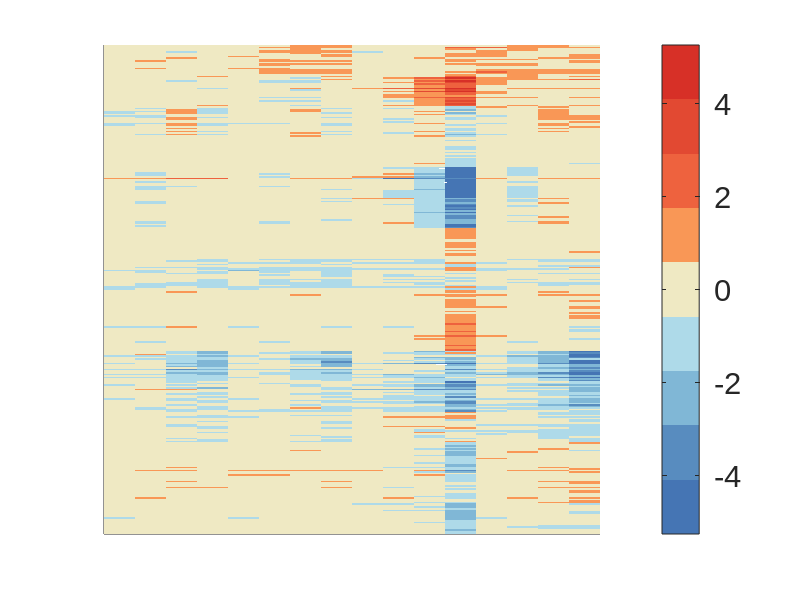
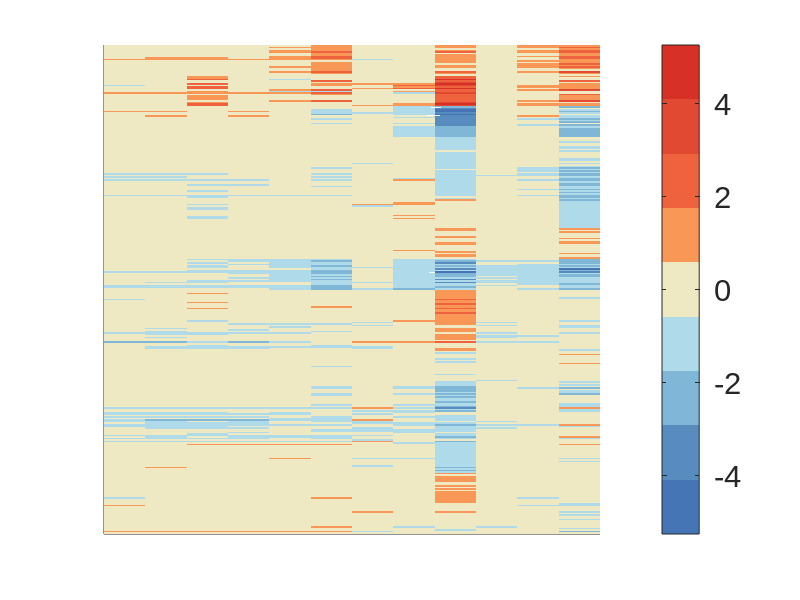

The MATLAB source for these figures, in order:
set(0,'DefaultFigureVisible','on');
set(0,'defaultfigurecolor',[1 1 1])

%Load datasets
load('differentialExpressionData/erl_de.mat')
load('differentialExpressionData/lap_de.mat')
load('differentialExpressionData/sun_de.mat')
load('differentialExpressionData/sor_de.mat')
load('differentialExpressionData/ensembleids_de.mat')

%Load gene indices for each cluster
load('timeClustersIndex.mat')   
load('doseClustersIndex.mat')

%Add indices from clusters with no goseq results 
load('index_dose_8.mat')
load('index_dose_11.mat')
load('index_time_15.mat')
dose_index = [doseClustersIndex(1:140);index_dose_8;doseClustersIndex(141:180);index_dose_11;doseClustersIndex(181:end)];
time_index = [timeClustersIndex(1:260);index_time_15;timeClustersIndex(261:end)];

time_columns = [2:5];
dose_columns = [1,3,6];
time_group = [erl_de(:,time_columns) ,lap_de(:,time_columns),sor_de(:,time_columns),sun_de(:,time_columns)];
dose_group = [erl_de(:,dose_columns) ,lap_de(:,dose_columns),sor_de(:,dose_columns),sun_de(:,dose_columns)];

X_time = time_group;
X_dose = dose_group;

timeData = X_time(time_index,:)';
doseData = X_dose(dose_index,:)';



%reorder incorrectly ordered clusters
newtimeorder = [8,5,14,12,16,10,11,2];
for i = 1:length(newtimeorder)
    newtimeorder_geneindex(i) = (newtimeorder(i)-1)*20+1;
end

j = 1;
k=1;

for gene = 1:length(newtimeorder_geneindex)
    for i = 1:20:size(timeData,2)
        if i==newtimeorder_geneindex(gene)
            agg_time_new(:,j:j+19) = timeData(:,i:i+19);
            j = j+20;
        end
    end
end

for i = 1:20:size(timeData,2)
    if ~any(i==newtimeorder_geneindex)
        agg_time_rest(:,k:k+19) = timeData(:,i:i+19);
        k = k+20;
    end
end
    
timeData = 0;
timeData = [agg_time_new agg_time_rest];



newdoseorder = [2,3,16,15,6,1,7,4];
for i = 1:length(newdoseorder)
    newdoseorder_geneindex(i) = (newdoseorder(i)-1)*20+1;
end

j = 1;
k=1;
for gene = 1:length(newdoseorder_geneindex)
    for i = 1:20:size(doseData,2)
        if i==newdoseorder_geneindex(gene)
            agg_dose_new(:,j:j+19) = doseData(:,i:i+19);
            j = j+20;
        end
    end
end

for i = 1:20:size(doseData,2)
    if ~any(i==newdoseorder_geneindex)
        agg_dose_rest(:,k:k+19) = doseData(:,i:i+19);
        k = k+20;
    end
end

doseData = 0;
doseData = [agg_dose_new agg_dose_rest];


doseData = fliplr(doseData);
timeData = fliplr(timeData);


%Slight tweak, copied from final cross plot code
newmap = [69,117,180;88,140,191;128,183,214;174,218,233;239, 233, 195;249,151,86;238,98,62;226,73,50;215,48,39];
newmap = newmap./255;
  
%Plot time clusters    
figure('Units','centimeters', 'Position', [100, 100, 26.325, 33.031]);
timeData(end+1,:) = 0; %Get around weird bug of cutting off last row/col
timeData(:,end+1) = 0;
h=surf(timeData');
set(h,'edgecolor','none')
colormap(newmap)
view(2)
caxis([-5.265 5.265]);
h=colorbar;
set(h,'fontsize',22,'Fontname','Arial');
set(gca,'XLim',[1 17],'XTickLabel','','YLim',[1 size(timeData,2)],'YTickLabel','');
set(gca,'Fontsize',26,'Fontname','Arial')
% filename = 'time_clusters.svg';
% print(filename, '-Painters', '-dsvg','-r600')

%Plot Dose clusters
figure('Units','centimeters', 'Position', [100, 100, 26.325, 23.031]);
doseData(end+1,:) = 0; %Get around weird bug of cutting off last col
doseData(:,end+1) = 0;
h=surf(doseData');
set(h,'edgecolor','none')
colormap(newmap)
view(2)
caxis([-5.265 5.265]);
h=colorbar;
set(h,'fontsize',22,'Fontname','Arial');
set(gca,'Fontsize',26,'Fontname','Arial')
set(gca,'XLim',[1 13],'XTickLabel','','YLim',[1 size(doseData,2)],'YTickLabel','');
% filename = 'dose_clusters.svg';
% print(filename, '-Painters', '-dsvg','-r600')


